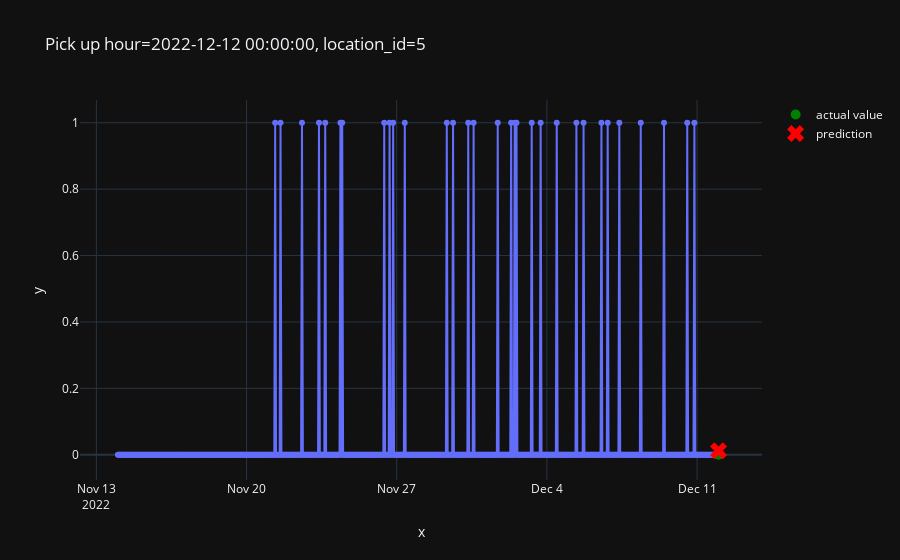

The notebook cell this image was saved under:
### Code cell
from src.plot import plot_one_sample
plot_one_sample(
    features = X_test,
    targets = y_test,
    example_id= 900,
    predictions=pd.Series(predictions)
)

### Figure 1 — Plotly figure (JSON) as saved in the notebook; plotly's stock layout.template omitted (floating-point values rounded to 4 significant figures; data arrays with more than 128 entries replaced by an {"elided": "..."} marker saying what was removed)
{"data": [{"hovertemplate": "x=%{x}<br>y=%{y}<extra></extra>", "legendgroup": "", "line": {"color": "#636efa", "dash": "solid"}, "marker": {"symbol": "circle"}, "mode": "lines+markers", "name": "", "orientation": "v", "showlegend": false, "type": "scatter", "x": {"elided": "673 str values"}, "xaxis": "x", "y": {"elided": "673 int values"}, "yaxis": "y"}, {"line": {"color": "green"}, "marker": {"size": 10}, "mode": "markers", "name": "actual value", "type": "scatter", "x": ["2022-12-12T00:00:00"], "y": [0]}, {"line": {"color": "red"}, "marker": {"size": 15, "symbol": "x"}, "mode": "markers", "name": "prediction", "type": "scatter", "x": ["2022-12-12T00:00:00"], "y": [0.01233]}], "layout": {"legend": {"tracegroupgap": 0}, "title": {"text": "Pick up hour=2022-12-12 00:00:00, location_id=5"}, "xaxis": {"anchor": "y", "domain": [0, 1], "title": {"text": "x"}}, "yaxis": {"anchor": "x", "domain": [0, 1], "title": {"text": "y"}}}}
